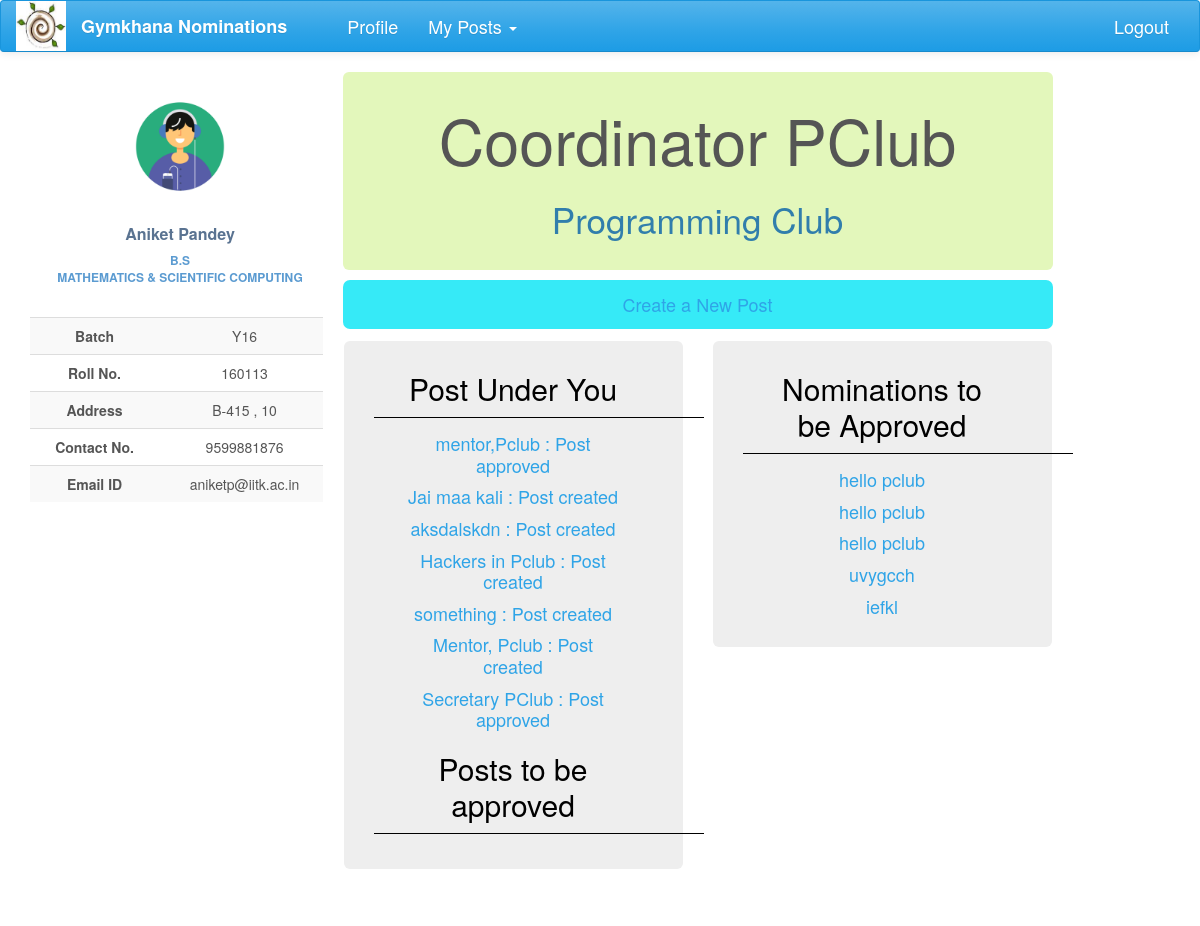
Page /nominations/post/18/ (signed in) on the committed database.
### nomi/models.py (models this page shows, shortened)
class UserProfile(models.Model):
    user = models.OneToOneField(User, on_delete=models.CASCADE)
    name = models.CharField(max_length=40, blank=True)
    roll_no = models.IntegerField(null=True)
    year = models.CharField(max_length=4, choices=YEAR, default='Y16')
    programme = models.CharField(max_length=7, choices=PROGRAMME, default='B.Tech')
    department = models.CharField(max_length=200, choices=DEPT, default=None)
    hall = models.CharField(max_length=10, choices=HALL, default=1)
    room_no = models.CharField(max_length=10, null=True)

class Post(models.Model):
    post_name = models.CharField(max_length=500, null=True)
    club = models.ForeignKey(Club, on_delete=models.CASCADE, null=True, blank=True)
    parent = models.ForeignKey('self', on_delete=models.CASCADE, null=True, blank=True)
    post_holders = models.ManyToManyField(User, blank=True)
    post_approvals = models.ManyToManyField('self', related_name='approvals', symmetrical=False, blank=True)
    status = models.CharField(max_length=50, choices=POST_STATUS, default='Post created')
    perms = models.CharField(max_length=200, choices=POST_PERMS, default='normal')
    class Meta:
        permissions = (("can approve the post", "can approve the post"),
                       ("can send nominations to users", "can send nominations to users"))

class Club(models.Model):
    club_name = models.CharField(max_length=100, null=True)
    club_parent = models.ForeignKey('self', null=True, blank=True)
    club_members = models.ManyToManyField(User, blank=True)
    status = models.CharField(max_length=50, choices=CLUB_STATUS, default='Club created')
    club_approvals = models.ManyToManyField('self', related_name='approvals', symmetrical=False, blank=True)
    perms = models.CharField(max_length=200, choices=CLUB_PERMS, default='normal')
    def __str__(self):
        return self.club_name

class Nomination(models.Model):
    name = models.CharField(max_length=200)
    description = models.TextField(max_length=1000, null=True, blank=True)
    nomi_post = models.ForeignKey(Post, null=True)
    nomi_form = models.OneToOneField('forms.Questionnaire', null=True, blank=True)
    status = models.CharField(max_length=50, choices=STATUS, default='Nomination created')
    nomi_approvals = models.ManyToManyField(Post, related_name='nomi_approvals', symmetrical=False, blank=True)
    opening_date = models.DateField(null=True, blank=True)
    closing_date = models.DateField(null=True, blank=True, editable=True)
    year_choice = models.CharField(max_length=100, choices=YEAR_1, null=True)
    hall_choice = models.CharField(max_length=100, choices=HALL_1, null=True)
    dept_choice = models.CharField(max_length=100, choices=DEPT_1, null=True)

### nomi/views.py (the view)
# urls.py: url(r'^post/(?P<pk>\d+)/$', views.post_view, name='post_view'),
@login_required
def post_view(request, pk):
    post = Post.objects.get(pk=pk)
    child_posts = Post.objects.filter(parent=post)
    child_posts_reverse = child_posts[::-1]
    post_approvals = Post.objects.filter(post_approvals=post).filter(status='Post created')
    nomi_approvals = Nomination.objects.filter(nomi_approvals=post).filter(status='Nomination created')
    if request.user in post.post_holders.all():
        return render(request, 'post1.html', context={'post': post, 'child_posts': child_posts_reverse,
                                                      'post_approval': post_approvals, 'nomi_approval': nomi_approvals})
    else:
        return render(request, 'no_access.html')

### nomi/global_contexts.py (called while the page is built)
def context(request):
    if request.user.is_authenticated:
        my_profile = UserProfile.objects.get(user=request.user)
        my_posts = Post.objects.filter(post_holders=request.user)
        return {'my_posts':my_posts,'my_profile':my_profile}
    else:
        return {'my_posts': 0, 'my_profile': 0}

### nomi/templates/post1.html (shortened to what this page needs)
{% extends 'base2.html' %}
{% load staticfiles %}
{% block content %}
            <div class="profile-content">
                <div class="jumbotron jumbotron-post">
                    <div class="jumbotron-title">
                        <h1 style="text-align: center">{{post.post_name}}</h1>
                    </div>
                    <div class="jumbotron-club">
                        <h3 style="font-size: 35px; text-align: center">{{ post.club }}</h3>
                    </div>
                </div>
                <div id="create-post">
                    <p><a href="{% url 'post_create' post.pk %}">Create a New Post</a></p>
                </div>
                <div class="container-fluid">
                    <div class="row">
                        <div class="col-lg-6">
                            <div class="jumbotron jumbotron-child-list">
                                <div>
                                    <h2>Post Under You</h2>
                                    <p><br></p>
                                </div>
                                <div>
                                    {% for ch_post in child_posts %}
                                    <h4><a href="{% url 'child_post' pk=ch_post.pk view_pk=post.pk  %}">{{ ch_post.post_name }} : {{ch_post.status}}</a></h4>
                                    {% endfor %}
                                </div>
                                <div>
                                    <h2>Posts to be approved</h2>
                                    <p><br></p>
                                </div>
                            </div>
                        </div>
                        <div class="col-lg-6">
                            <div class="jumbotron jumbotron-nomi-list">
                                <div>
                                    <h2>Nominations to be Approved</h2>
                                    <p><br></p>
                                </div>
                                <div>
                                    {% for nomi in nomi_approval %}
                                        <h4><a href="{% url 'nomi_detail' nomi_pk=nomi.pk %}">{{ nomi.name }}</a></h4>
                                    {% endfor %}
                                </div>
                            </div>
                        </div>
                    </div>
                </div>
            </div>
{% endblock %}

### nomi/templates/base2.html (shortened to what this page needs)
<!DOCTYPE html>
<html lang="en">
{% load staticfiles %}
{% load bootstrap %}
<head>
    <link href="https://maxcdn.bootstrapcdn.com/bootswatch/3.3.7/cerulean/bootstrap.min.css" rel="stylesheet"
>
    <link href="https://maxcdn.bootstrapcdn.com/font-awesome/4.7.0/css/font-awesome.min.css" rel="stylesheet"
>
    <link rel="stylesheet" href="{% static 'nomi/css/main.css' %}" type="text/css">
</head>
<body>
{% block navigation %}
<nav class="navbar navbar-default" id="navbar">
    <div class="container-fluid">
        <div class="navbar-header">
            <a href="#">
                <div>
                    <img src="{% static 'nomi/img/gym.jpg' %}" width="50" height="50">
                </div>
            </a>
        </div>
        <div class="collapse navbar-collapse" id="bs-example-navbar-collapse-1">
            <ul class="nav navbar-nav">
                <li><a href="{% url 'index' %}" id="brand">Gymkhana Nominations</a></li>
                <li><a href="{% url 'profile' %}" id="navbar-links">Profile</a></li>
                {% block posts%}
                {% if my_posts %}
                <li class="dropdown">
                    <a href="#" class="dropdown-toggle" id="navbar-links" data-toggle="dropdown" role="button"
                       aria-expanded="false">My Posts <span class="caret"></span></a>
                </li>
                {% endif %}
                {% endblock %}
            </ul>
            <ul class="nav navbar-nav navbar-right">
                <li id="navbar-links"><a href="{% url 'logout' %}?next={% url 'login' %}">Logout</a></li>
            </ul>
        </div>
    </div>
</nav>
{% endblock %}
<div class="container-fluid">
    <div class="row profile">
        <div class="col-lg-3">
            {% block profile %}
            <div class="profile-sidebar">
                <div class="profile-userpic">
                    <img src="{% static 'nomi/img/logo.gif' %}" class="img-responsive" alt="">
                </div>
                <div class="profile-usertitle">
                    <div class="profile-usertitle-name">
                        {{my_profile.name}}
                    </div>
                    <div class="profile-usertitle-job">
                        {{my_profile.programme}} <br> {{my_profile.department}}
                    </div>
                </div>
                <div class="profile-usermenu">
                    <table class="table table-striped table-hover ">
                        <tbody>
                        <tr>
                            <td id="topic">Batch</td>
                            <td>{{my_profile.year}} </td>
                        </tr>
                        <tr>
                            <td id="topic">Roll No.</td>
                            <td>{{my_profile.roll_no}} </td>
                        </tr>
                        <tr>
                            <td id="topic">Address</td>
                            <td>{{my_profile.room_no}} , {{my_profile.hall}}</td>
                        </tr>
                        <tr>
                            <td id="topic">Contact No.</td>
                            <td>9599881876</td>
                        </tr>
                        <tr>
                            <td id="topic">Email ID</td>
                            <td>{{my_profile.user}}@iitk.ac.in</td>
                        </tr>
                        </tbody>
                    </table>
                </div>
            </div>
            {% endblock %}
        </div>
        <div class="col-lg-8">
            {% block content %}{% endblock %}
        </div>
    </div>
</div>
</body>
</html>

### nomi/static/nomi/css/main.css (style rules this page uses)
#brand { text-decoration: none; font-size: large; font-weight: bold; margin-right: 30px; }
#navbar-links { font-size: large; }
#navbar { position: fixed; width: 100%; z-index: 100; }
body { background: #ffffff; }
.profile { margin: 20px 0; }
.profile-sidebar { padding: 20px 0 10px 0; position: fixed; background: ; width: 300px; margin-top: 50px; }
.profile-userpic img { float: none; margin: 0 auto; width: 50%; height: 50%; -webkit-border-radius: 50% !important; -moz-border-radius: 50% !important; border-radius: 50% !important; }
.profile-usertitle { text-align: center; margin-top: 20px; }
.profile-usertitle-name { color: #5a7391; font-size: 16px; font-weight: 600; margin-bottom: 7px; }
.profile-usertitle-job { text-transform: uppercase; color: #5b9bd1; font-size: 12px; font-weight: 600; margin-bottom: 15px; }
.profile-usermenu { margin-top: 30px; }
.profile-usermenu table tbody tr td { text-align: center; }
#topic { font-weight: bolder; }
.profile-content { z-index: 0; margin-top: 32px; padding: 20px; background: #ffffff; min-height: 460px; }
.jumbotron { padding-top: 10px; padding-bottom: 20px; }
.jumbotron-post { background-color: #e3f7bb; margin-bottom: 10px; }
.jumbotron-child-list { margin-left: -14px; min-height: 250px; }
.jumbotron-child-list div h4 { text-align: center; color: black; }
.jumbotron-child-list div h2 { text-align: center; color: black; }
.jumbotron-child-list div p { width: 330px; margin-left: -30px; border-top: 1px solid #000000; height: 1px; }
.jumbotron-nomi-list { margin-right: -14px; min-height: 250px; }
.jumbotron-nomi-list div h4 { text-align: center; }
.jumbotron-nomi-list div h2 { text-align: center; color: black; }
.jumbotron-nomi-list div p { width: 330px; margin-left: -30px; border-top: 1px solid #000000; height: 1px; }
#create-post { padding-top: 12px; padding-bottom: 2px; margin-bottom: 12px; background-color: #36eaf7; text-align: center; font-size: large; border-radius: 7px; }

### rows in the picture
UserProfile: name "Aniket Pandey", programme "B.S", department "MATHEMATICS & SCIENTIFIC COMPUTING", year "Y16", roll_no "160113", room_no "B-415", hall "10", user "aniketp"
Post: post_name "Coordinator PClub", club "Programming Club"
Post: post_name "mentor,Pclub", status "Post approved"
Post: post_name "Jai maa kali", status "Post created"
Post: post_name "aksdalskdn", status "Post created"
Post: post_name "Hackers in Pclub", status "Post created"
Post: post_name "something", status "Post created"
Post: post_name "Mentor, Pclub", status "Post created"
Post: post_name "Secretary PClub", status "Post approved"
Nomination: name "hello pclub"
Nomination: name "hello pclub"
Nomination: name "hello pclub"
Nomination: name "uvygcch"
Nomination: name "iefkl"
